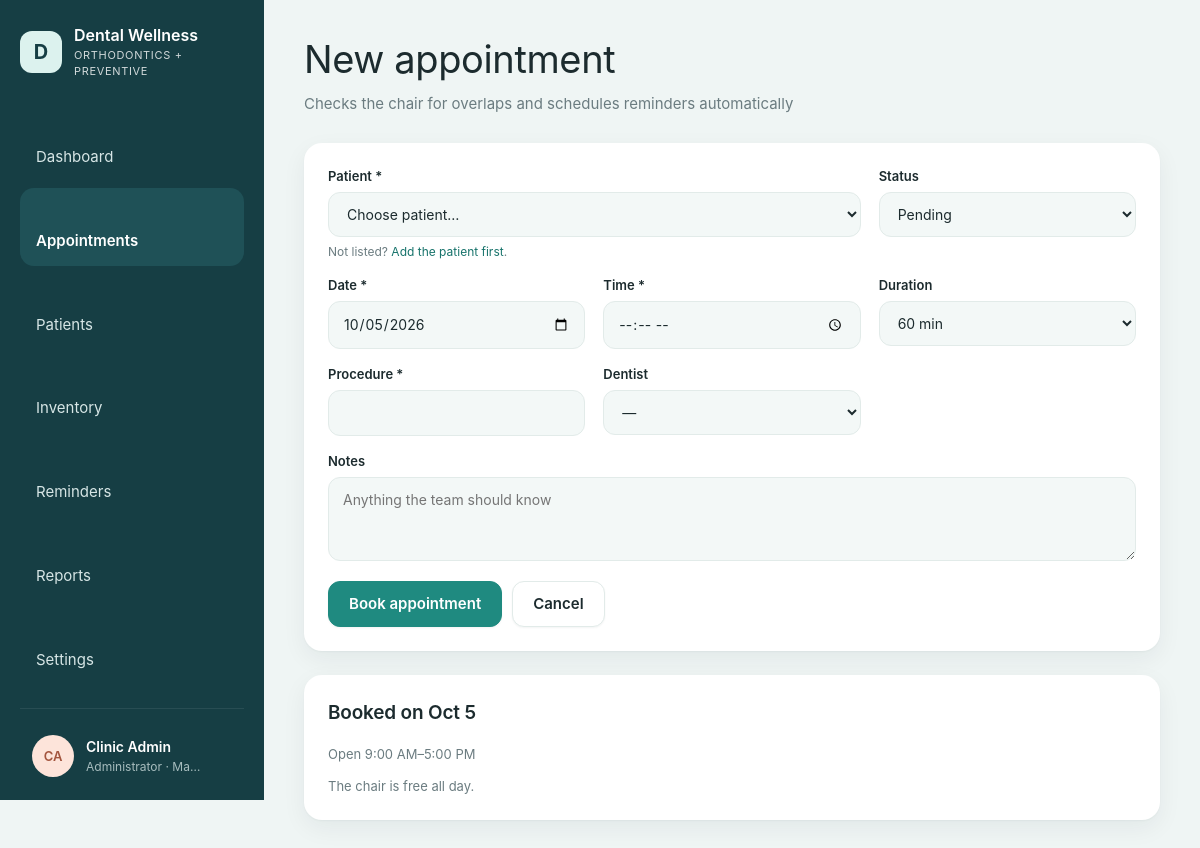
The app's page /appointments/form.php (signed in) with its own data.
### tables this page shows
CREATE TABLE IF NOT EXISTS users (
    id            INT UNSIGNED AUTO_INCREMENT PRIMARY KEY,
    name          VARCHAR(120) NOT NULL,
    username      VARCHAR(60)  NOT NULL UNIQUE,
    password_hash VARCHAR(255) NOT NULL,
    role          ENUM('admin','dentist','staff') NOT NULL DEFAULT 'staff',
    is_active     TINYINT(1) NOT NULL DEFAULT 1,
    last_login_at DATETIME NULL,
    created_at    DATETIME NOT NULL DEFAULT CURRENT_TIMESTAMP
);

### includes/helpers.php (called while the page is built, shortened)
<?php
function config(string $key, $default = null)
{
    $value = $GLOBALS['config'];
    foreach (explode('.', $key) as $part) {
        $value = $value[$part];
    }
    return $value;
}
function e($value): string
{
    return htmlspecialchars((string) ($value ?? ''), ENT_QUOTES, 'UTF-8');
}
function url(string $path = ''): string
{
    static $base = null;
    if ($base === null) {
        $root = str_replace('\\', '/', (string) realpath(APP_ROOT));
        $script = str_replace('\\', '/', (string) realpath($_SERVER['SCRIPT_FILENAME'] ?? ''));
        $name = (string) ($_SERVER['SCRIPT_NAME'] ?? '');
        $inApp = $root !== '' && stripos($script, $root . '/') === 0;
        $tail = $inApp ? substr($script, strlen($root)) : '';
        $base = $inApp && strcasecmp(substr($name, -strlen($tail)), $tail) === 0 ? substr($name, 0, -strlen($tail)) : '';
    }
    return $base . '/' . ltrim($path, '/');
}
function input(string $key, $default = ''): string
{
    $value = $_POST[$key] ?? $_GET[$key] ?? $default;
    return is_string($value) ? trim($value) : (string) $default;
}
function valid_date(string $value): bool
{
    $d = DateTime::createFromFormat('!Y-m-d', $value);
    return $d !== false && $d->format('Y-m-d') === $value;
}
function fmt_date(?string $value, string $format = 'M j, Y'): string
{
    return $value ? date($format, strtotime($value)) : '—';
}
function fmt_time(?string $value): string
{
    return $value ? date('g:i A', strtotime($value)) : '';
}
function initials(string $name): string
{
    $parts = preg_split('/\s+/', trim($name));
    $first = mb_substr($parts[0] ?? '', 0, 1);
    $last = count($parts) > 1 ? mb_substr(end($parts), 0, 1) : '';
    return mb_strtoupper($first . $last);
}
function selected($a, $b): string
{
    return (string) $a === (string) $b ? ' selected' : '';
}

### includes/db.php (called while the page is built, shortened)
<?php
function db(): PDO
{
    static $pdo = null;
    if ($pdo === null) {
        $c = config('db');
        $dsn = sprintf('mysql:host=%s;port=%d;dbname=%s;charset=utf8mb4', $c['host'], $c['port'], $c['name']);
        $pdo = new PDO($dsn, $c['user'], $c['pass'], [
            PDO::ATTR_ERRMODE            => PDO::ERRMODE_EXCEPTION,
            PDO::ATTR_DEFAULT_FETCH_MODE => PDO::FETCH_ASSOC,
            PDO::ATTR_EMULATE_PREPARES   => false,
        ]);
        $pdo->exec("SET time_zone = '" . (new DateTime())->format('P') . "'");
    }
    return $pdo;
}
function q(string $sql, array $params = []): PDOStatement
{
    $stmt = db()->prepare($sql);
    $stmt->execute($params);
    return $stmt;
}
function q_all(string $sql, array $params = []): array
{
    return q($sql, $params)->fetchAll();
}
function q_row(string $sql, array $params = []): ?array
{
    $row = q($sql, $params)->fetch();
    return $row === false ? null : $row;
}

### includes/auth.php (called while the page is built, shortened)
<?php
function current_user(): ?array
{
    static $user = false;
    if ($user === false) {
        $user = null;
        if (!empty($_SESSION['user_id'])) {
            $row = q_row('SELECT id, name, username, role, password_hash FROM users WHERE id = ? AND is_active = 1', [$_SESSION['user_id']]);
            $idle = (int) config('security.idle_minutes', 30) * 60;
            if (!$row) {
                end_user_session();
            } elseif ($idle > 0 && time() - (int) ($_SESSION['last_seen'] ?? 0) > $idle) {
                end_user_session('You were signed out after ' . ($idle / 60) . ' minutes without activity.');
            } elseif (!hash_equals((string) ($_SESSION['pw_fp'] ?? ''), password_fingerprint($row['password_hash']))) {
                end_user_session('Your password was changed. Sign in again with the new one.');
            } else {
                unset($row['password_hash']);
                $user = $row;
            }
        }
    }
    return $user;
}
function password_fingerprint(string $hash): string
{
    return hash('sha256', $hash);
}
function require_login(): array
{
    $user = current_user();
    return $user;
}
function can(string $permission): bool
{
    $user = current_user();
    $perms = ROLE_PERMISSIONS[$user['role']] ?? [];
    return in_array('*', $perms, true) || in_array($permission, $perms, true);
}

### appointments/form.php (the view, shortened to what this page needs)
<?php
$user = require_login();
$id = (int) input('id');
$appt = $id ? q_row('SELECT * FROM appointments WHERE id = ?', [$id]) : null;
$values = $appt ? [
    'patient_id'     => $appt['patient_id'],
    'date'           => substr($appt['starts_at'], 0, 10),
    'time'           => substr($appt['starts_at'], 11, 5),
    'duration_min'   => $appt['duration_min'],
    'procedure_name' => $appt['procedure_name'],
    'dentist_id'     => $appt['dentist_id'],
    'chair'          => $appt['chair'],
    'status'         => $appt['status'],
    'notes'          => $appt['notes'],
] : [
    'patient_id'     => input('patient_id'),
    'date'           => valid_date(input('date')) ? input('date') : date('Y-m-d'),
    'time'           => '',
    'duration_min'   => 60,
    'procedure_name' => input('procedure'),
    'dentist_id'     => $user['role'] === 'dentist' ? $user['id'] : '',
    'chair'          => 1,
    'status'         => 'pending',
    'notes'          => '',
];
$booked = valid_date($values['date']) ? q_all("SELECT a.id, a.starts_at, a.duration_min, a.chair, p.full_name FROM appointments a
    JOIN patients p ON p.id = a.patient_id WHERE DATE(a.starts_at) = ? AND a.status NOT IN ('cancelled','no_show') ORDER BY a.starts_at",
    [$values['date']]) : [];
layout_start($appt ? 'Reschedule appointment' : 'New appointment', 'appointments', [
    'subtitle' => 'Checks the chair for overlaps and schedules reminders automatically',
]);
?>
<div class="layout-side">
  <form class="card" method="post">
    <div class="form-grid">
      <div class="field span-2"><label for="patient_id">Patient *</label>
        <select id="patient_id" name="patient_id" required>
          <option value="">Choose patient…</option>
        </select>
        <span class="hint">Not listed? <a href="<?= url('patients/form.php') ?>">Add the patient first</a>.</span>
      </div>
      <div class="field"><label for="status">Status</label>
        <select id="status" name="status"><?php foreach (APPOINTMENT_STATUSES as $k => $lbl): ?><option value="<?= $k ?>"<?= selected($k, $values['status']) ?>><?= $lbl ?></option><?php endforeach; ?></select>
      </div>
      <div class="field"><label for="date">Date *</label><input type="date" id="date" name="date" value="<?= e($values['date']) ?>" required></div>
      <div class="field"><label for="time">Time *</label><input type="time" id="time" name="time" value="<?= e($values['time']) ?>" min="<?= e(config('clinic.opens')) ?>" max="<?= e(config('clinic.closes')) ?>" step="900" required></div>
      <div class="field"><label for="duration_min">Duration</label>
        <select id="duration_min" name="duration_min">
          <?php foreach ([15, 30, 45, 60, 90, 120, 180] as $m): ?><option value="<?= $m ?>"<?= selected($m, $values['duration_min']) ?>><?= $m ?> min</option><?php endforeach; ?>
        </select>
      </div>
      <div class="field"><label for="procedure_name">Procedure *</label>
        <input type="text" id="procedure_name" name="procedure_name" value="<?= e($values['procedure_name']) ?>" list="procedures" maxlength="120" required>
      </div>
      <div class="field"><label for="dentist_id">Dentist</label>
        <select id="dentist_id" name="dentist_id"><option value="">—</option>
        </select>
      </div>
      <div class="field span-all"><label for="notes">Notes</label><textarea id="notes" name="notes" maxlength="2000" placeholder="Anything the team should know"><?= e($values['notes']) ?></textarea></div>
    </div>
    <div class="row" style="margin-top:20px">
      <button class="btn btn-primary" type="submit"><?= $appt ? 'Save changes' : 'Book appointment' ?></button>
      <a class="btn" href="<?= url('appointments/') ?>?date=<?= e($values['date']) ?>">Cancel</a>
    </div>
  </form>
  <aside class="card sticky">
    <h2>Booked on <?= e(fmt_date($values['date'], 'M j')) ?></h2>
    <p class="muted small" style="margin-bottom:14px">Open <?= e(fmt_time(config('clinic.opens'))) ?>–<?= e(fmt_time(config('clinic.closes'))) ?></p>
    <?php if (!$booked): ?><p class="muted small">The chair is free all day.</p><?php endif; ?>
  </aside>
</div>
<?php layout_end();

### includes/layout.php (shortened to what this page needs)
<?php
function icon(string $name): string
{
    $paths = [
        'dashboard'    => '<rect x="3" y="3" width="7" height="7" rx="1.5"/><rect x="14" y="3" width="7" height="7" rx="1.5"/><rect x="3" y="14" width="7" height="7" rx="1.5"/><rect x="14" y="14" width="7" height="7" rx="1.5"/>',
        'appointments' => '<rect x="3" y="5" width="18" height="16" rx="2"/><path d="M3 10h18M8 3v4M16 3v4"/>',
        'patients'     => '<circle cx="12" cy="8" r="4"/><path d="M4 21c0-4 4-6 8-6s8 2 8 6"/>',
        'inventory'    => '<ellipse cx="12" cy="6" rx="8" ry="3"/><path d="M4 6v6c0 1.7 3.6 3 8 3s8-1.3 8-3V6M4 12v6c0 1.7 3.6 3 8 3s8-1.3 8-3v-6"/>',
        'reminders'    => '<circle cx="12" cy="13" r="7"/><path d="M12 10v3l2 2M5 4 3 6M19 4l2 2"/>',
        'reports'      => '<path d="M6 3h9l4 4v14H6z"/><path d="M9 12h7M9 16h7M9 8h3"/>',
        'settings'     => '<circle cx="12" cy="12" r="3"/><path d="M12 2v3M12 19v3M4.2 4.2l2.1 2.1M17.7 17.7l2.1 2.1M2 12h3M19 12h3M4.2 19.8l2.1-2.1M17.7 6.3l2.1-2.1"/>',
        'logout'       => '<path d="M15 4h4v16h-4M10 8l-4 4 4 4M6 12h10"/>',
        'theme'        => '<path d="M20 14.5A8 8 0 1 1 9.5 4a6.5 6.5 0 0 0 10.5 10.5z"/>',
        'key'          => '<circle cx="8" cy="15" r="4"/><path d="M11 12l9-9M17 6l3 3M15 8l2 2"/>',
        'menu'         => '<path d="M4 6h16M4 12h16M4 18h16"/>',
        'chevron'      => '<path d="M9 6l6 6-6 6"/>',
    ];
    return '<svg class="icon" viewBox="0 0 24 24" fill="none" stroke="currentColor" stroke-width="1.6" stroke-linecap="round" stroke-linejoin="round" aria-hidden="true">'
        . ($paths[$name] ?? '') . '</svg>';
}
function theme_head(): string
{
    return "<script>(function(){var p;try{p=localStorage.getItem('welldent-theme')}catch(e){}"
        . "var d=p==='dark'||(p!=='light'&&window.matchMedia('(prefers-color-scheme: dark)').matches);"
        . "document.documentElement.setAttribute('data-theme',d?'dark':'light');"
        . "try{if(localStorage.getItem('welldent-sidebar')==='collapsed')document.documentElement.setAttribute('data-sidebar','collapsed')}catch(e){}})()</script>\n"
        . '<link rel="stylesheet" href="' . url('assets/css/app.css?v=8') . '">';
}
function layout_start(string $title, string $active, array $opts = []): void
{
    $user = current_user();
    $nav = [
        'dashboard'    => [url(), 'Dashboard'],
        'appointments' => [url('appointments/'), 'Appointments'],
        'patients'     => [url('patients/'), 'Patients'],
        'inventory'    => [url('inventory/'), 'Inventory'],
        'reminders'    => [url('reminders/'), 'Reminders'],
        'reports'      => [url('reports/'), 'Reports'],
    ];
    if (can('settings') || can('fees.manage')) {
        $nav['settings'] = [url('settings/'), 'Settings'];
    }
    ?>
<!doctype html>
<html lang="en">
<head>
<?= theme_head() ?>
</head>
<body>
<div class="shell">
  <aside class="sidebar">
    <div class="side-top">
      <a class="brand" href="<?= url() ?>" title="<?= e(config('clinic.name')) ?>">
        <span class="brand-mark">D</span>
        <span class="lbl"><strong><?= e(config('clinic.name')) ?></strong><small><?= e(config('clinic.tagline')) ?></small></span>
      </a>
      <button type="button" class="side-toggle" data-sidebar-toggle aria-label="Collapse sidebar" title="Collapse sidebar"><?= icon('menu') ?></button>
    </div>
    <nav class="nav">
      <?php foreach ($nav as $key => [$href, $label]): ?>
        <a href="<?= $href ?>" class="<?= $key === $active ? 'active' : '' ?>" title="<?= e($label) ?>"><?= icon($key) ?><span class="lbl"><?= e($label) ?></span></a>
      <?php endforeach; ?>
    </nav>
    <details class="side-account">
      <summary title="<?= e($user['name']) ?>">
        <span class="avatar avatar-0"><?= e(initials($user['name'])) ?></span>
        <span class="lbl"><strong><?= e($user['name']) ?></strong><small><?= e(ROLE_LABELS[$user['role']]) ?> · <?= e(config('clinic.city')) ?></small></span>
        <span class="chev"><?= icon('chevron') ?></span>
      </summary>
    </details>
  </aside>
  <main class="main">
    <header class="page-head">
      <div>
        <h1><?= e($title) ?></h1>
        <?php if (!empty($opts['subtitle'])): ?><p class="muted"><?= e($opts['subtitle']) ?></p><?php endif; ?>
      </div>
    </header>
<?php
}
function layout_end(): void
{
    ?>
  </main>
</div>
</body>
</html>
<?php
}

### records on screen
users: name "CA", name "Clinic Admin", role "Administrator", date "10/05/2026", role "Oct 5"

### other values on screen
config('clinic.name') "Dental Wellness"
config('clinic.tagline') "ORTHODONTICS + PREVENTIVE"
$label "Dashboard"
$label "Appointments"
$label "Patients"
$label "Inventory"
$label "Reminders"
$label "Reports"
$label "Settings"
config('clinic.city') "Ma…"
$title "New appointment"
$opts['subtitle'] "Checks the chair for overlaps and schedules reminders automatically"
fmt_time(config('clinic.opens')) "9:00 AM"
fmt_time(config('clinic.closes')) "5:00 PM"
form field status "Pending"
